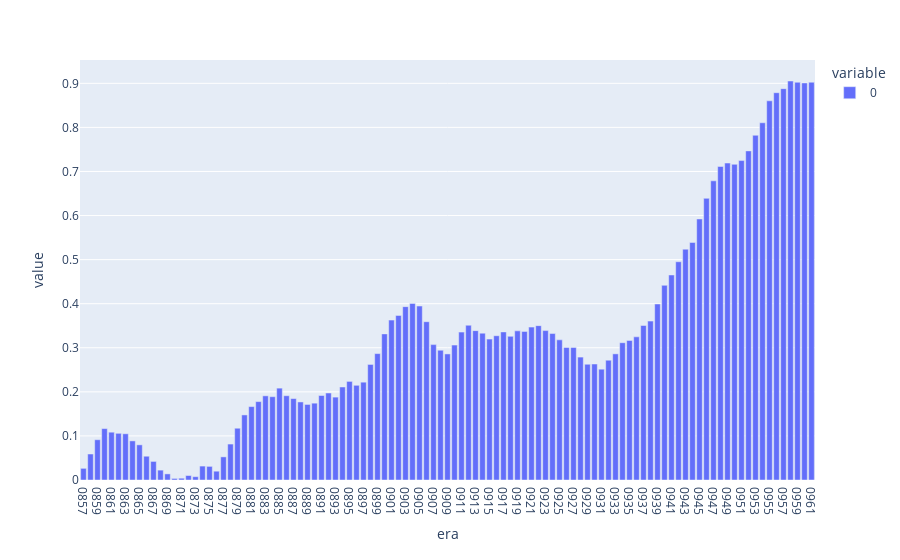

This figure's notebook cell:
### Code cell
# cumulative sum of era correlations
# era correlations are used to calculate returns
# taking the cumulative sum of era correlations can estimate the expected returns without compounding

cum_sum = np.cumsum(era_correlations)

fig = px.bar(cum_sum)
fig.show()

### Figure 1 — Plotly figure (JSON) as saved in the notebook; plotly's stock layout.template omitted (floating-point values rounded to 4 significant figures)
{"data": [{"alignmentgroup": "True", "hovertemplate": "variable=0<br>era=%{x}<br>value=%{y}<extra></extra>", "legendgroup": "0", "marker": {"color": "#636efa"}, "name": "0", "offsetgroup": "0", "orientation": "v", "showlegend": true, "textposition": "auto", "type": "bar", "x": ["0857", "0858", "0859", "0860", "0861", "0862", "0863", "0864", "0865", "0866", "0867", "0868", "0869", "0870", "0871", "0872", "0873", "0874", "0875", "0876", "0877", "0878", "0879", "0880", "0881", "0882", "0883", "0884", "0885", "0886", "0887", "0888", "0889", "0890", "0891", "0892", "0893", "0894", "0895", "0896", "0897", "0898", "0899", "0900", "0901", "0902", "0903", "0904", "0905", "0906", "0907", "0908", "0909", "0910", "0911", "0912", "0913", "0914", "0915", "0916", "0917", "0918", "0919", "0920", "0921", "0922", "0923", "0924", "0925", "0926", "0927", "0928", "0929", "0930", "0931", "0932", "0933", "0934", "0935", "0936", "0937", "0938", "0939", "0940", "0941", "0942", "0943", "0944", "0945", "0946", "0947", "0948", "0949", "0950", "0951", "0952", "0953", "0954", "0955", "0956", "0957", "0958", "0959", "0960", "0961"], "xaxis": "x", "y": [0.02646, 0.05898, 0.0914, 0.1167, 0.1085, 0.1059, 0.1049, 0.08874, 0.07978, 0.05393, 0.04216, 0.02242, 0.01385, 0.003562, 0.004083, 0.01018, 0.00754, 0.03161, 0.0309, 0.01999, 0.05247, 0.08156, 0.1175, 0.1476, 0.1666, 0.1779, 0.191, 0.189, 0.2084, 0.1912, 0.1847, 0.1771, 0.1714, 0.1743, 0.1917, 0.1974, 0.188, 0.211, 0.2237, 0.2149, 0.2219, 0.2622, 0.2868, 0.3315, 0.3628, 0.3734, 0.3934, 0.4005, 0.3947, 0.3592, 0.3072, 0.2945, 0.286, 0.3061, 0.3355, 0.3511, 0.3389, 0.3331, 0.3197, 0.3273, 0.336, 0.3259, 0.3384, 0.3372, 0.3469, 0.3502, 0.339, 0.3323, 0.318, 0.3007, 0.3005, 0.2789, 0.2626, 0.2632, 0.2514, 0.2718, 0.2862, 0.3115, 0.3167, 0.3248, 0.3506, 0.3605, 0.3993, 0.4417, 0.4652, 0.4952, 0.5237, 0.539, 0.5923, 0.6391, 0.6788, 0.7113, 0.7191, 0.7162, 0.7247, 0.7467, 0.7821, 0.8105, 0.8604, 0.8788, 0.8879, 0.9053, 0.9024, 0.9009, 0.9025], "yaxis": "y"}], "layout": {"barmode": "relative", "legend": {"title": {"text": "variable"}, "tracegroupgap": 0}, "margin": {"t": 60}, "xaxis": {"anchor": "y", "domain": [0, 1], "title": {"text": "era"}}, "yaxis": {"anchor": "x", "domain": [0, 1], "title": {"text": "value"}}}}
